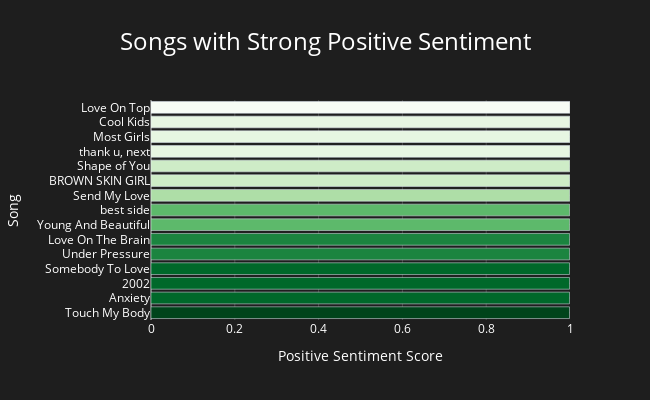

Notebook source saved alongside this figure:
### Code cell
# artist with the highest positive scores

#filter for positive sentiment
positive_songs = song_sentiment[song_sentiment['sentiment'] > 0]

#remove duplicates, eminem and lily allen appears multiple times for different years
positive_songs_unique = positive_songs.loc[positive_songs.groupby('song')['sentiment'].idxmin()]

#sort positive songs
positive_songs_sorted = positive_songs_unique.sort_values(by='sentiment', ascending=False)

#top 15 songs
posi_song_sorted = positive_songs_sorted.head(15)

fig = px.bar(
    posi_song_sorted,
    x='sentiment',
    y='song',
    title='Songs with Strong Positive Sentiment', 
    labels={'sentiment': 'Positive Sentiment Score', 'song': 'Song'},
    orientation='h',
    color='sentiment',
    color_continuous_scale=px.colors.sequential.Greens[::-1],            # REVERSE THE Green COLOR SCALE 
    hover_data={'artist': True}
)

#update layout
fig.update_layout(
    xaxis_title='Positive Sentiment Score',
    yaxis_title='Song', 
    yaxis=dict(categoryorder='total ascending',
        showgrid=True,
        gridcolor='rgb(70, 70, 70)',  # Subtle grid lines in dark mode
        zerolinecolor='rgb(120, 120, 120)',  # Zero line
    ),
    xaxis=dict(
        tickmode='linear',
        tick0=0,
        dtick=0.2,
        range=[0, 1],
        showgrid=True,
        gridcolor='rgb(70, 70, 70)',  # Subtle grid lines in dark mode
        zerolinecolor='rgb(120, 120, 120)',  # Zero line
    ),
    width=650,
    height=400,
    showlegend=False,
    coloraxis_showscale=False, 
    plot_bgcolor='rgb(30, 30, 30)',  # Dark background for the plot
    paper_bgcolor='rgb(30, 30, 30)',  # Dark paper background
    font=dict(color='white'),  # White font color for labels and text
    title=dict(
        font=dict(size=24, color='white'),  # Title in white color
        x=0.5,  # Center the title
        xanchor='center'
    ),
)

fig.write_html("./static/charts/positiveScore.html")


fig.show()

### Figure 1 — Plotly figure (JSON) as saved in the notebook; plotly's stock layout.template omitted (floating-point values rounded to 4 significant figures)
{"data": [{"alignmentgroup": "True", "customdata": [["Beyoncé"], ["Ariana Grande"], ["Hailee Steinfeld"], ["Echosmith"], ["Blue Ivy"], ["Ed Sheeran"], ["Adele"], ["Lana Del Rey"], ["DOLLA"], ["Queen"], ["Rihanna"], ["Julia Michaels"], ["Anne-Marie"], ["Queen"], ["Mariah Carey"]], "hovertemplate": "Positive Sentiment Score=%{marker.color}<br>Song=%{y}<br>artist=%{customdata[0]}<extra></extra>", "legendgroup": "", "marker": {"color": [0.9997, 0.9996, 0.9996, 0.9996, 0.9995, 0.9995, 0.9994, 0.9992, 0.9992, 0.999, 0.999, 0.9989, 0.9989, 0.9989, 0.9988], "coloraxis": "coloraxis", "pattern": {"shape": ""}}, "name": "", "offsetgroup": "", "orientation": "h", "showlegend": false, "textposition": "auto", "type": "bar", "x": [0.9997, 0.9996, 0.9996, 0.9996, 0.9995, 0.9995, 0.9994, 0.9992, 0.9992, 0.999, 0.999, 0.9989, 0.9989, 0.9989, 0.9988], "xaxis": "x", "y": ["Love On Top", "thank u, next", "Most Girls", "Cool Kids", "BROWN SKIN GIRL", "Shape of You", "Send My Love", "Young And Beautiful", "best side", "Under Pressure", "Love On The Brain", "Anxiety", "2002", "Somebody To Love", "Touch My Body"], "yaxis": "y"}], "layout": {"barmode": "relative", "coloraxis": {"colorbar": {"title": {"text": "Positive Sentiment Score"}}, "colorscale": [[0, "rgb(0,68,27)"], [0.125, "rgb(0,109,44)"], [0.25, "rgb(35,139,69)"], [0.375, "rgb(65,171,93)"], [0.5, "rgb(116,196,118)"], [0.625, "rgb(161,217,155)"], [0.75, "rgb(199,233,192)"], [0.875, "rgb(229,245,224)"], [1, "rgb(247,252,245)"]], "showscale": false}, "font": {"color": "white"}, "height": 400, "legend": {"tracegroupgap": 0}, "paper_bgcolor": "rgb(30, 30, 30)", "plot_bgcolor": "rgb(30, 30, 30)", "showlegend": false, "title": {"font": {"color": "white", "size": 24}, "text": "Songs with Strong Positive Sentiment", "x": 0.5, "xanchor": "center"}, "width": 650, "xaxis": {"anchor": "y", "domain": [0, 1], "dtick": 0.2, "gridcolor": "rgb(70, 70, 70)", "range": [0, 1], "showgrid": true, "tick0": 0, "tickmode": "linear", "title": {"text": "Positive Sentiment Score"}, "zerolinecolor": "rgb(120, 120, 120)"}, "yaxis": {"anchor": "x", "categoryorder": "total ascending", "domain": [0, 1], "gridcolor": "rgb(70, 70, 70)", "showgrid": true, "title": {"text": "Song"}, "zerolinecolor": "rgb(120, 120, 120)"}}}
